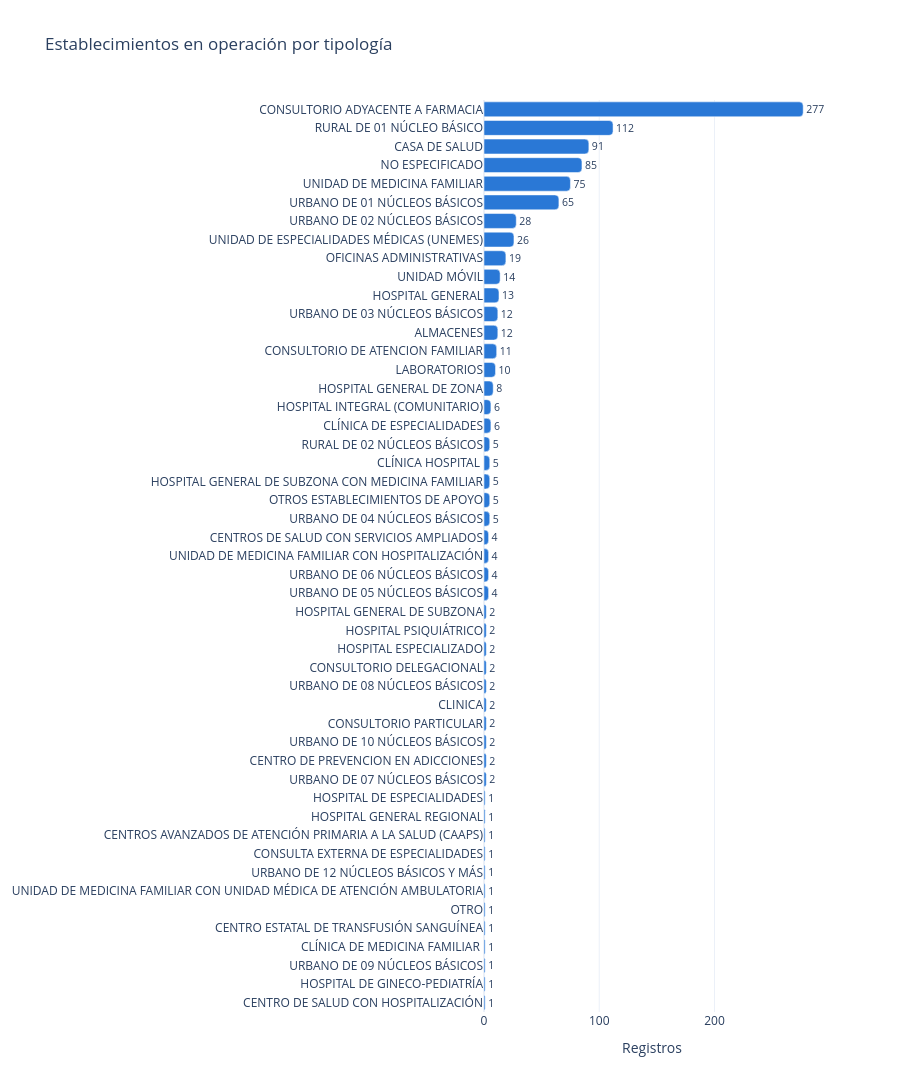

Write notebook code for a chart like this one.
### Markdown cell above
Frecuencia por tipología, con todas las categorías.

### Code cell
barras(conteo(op["NOMBRE DE TIPOLOGIA"]), "Establecimientos en operación por tipología")

### Figure 1 — Plotly figure (JSON) as saved in the notebook; plotly's stock layout.template omitted (floating-point values rounded to 4 significant figures)
{"data": [{"alignmentgroup": "True", "cliponaxis": false, "hovertemplate": "x=%{x}<br>y=%{y}<br>text=%{text}<extra></extra>", "legendgroup": "", "marker": {"color": "#2a78d6", "pattern": {"shape": ""}}, "name": "", "offsetgroup": "", "orientation": "h", "showlegend": false, "text": [1, 1, 1, 1, 1, 1, 1, 1, 1, 1, 1, 1, 2, 2, 2, 2, 2, 2, 2, 2, 2, 2, 4, 4, 4, 4, 5, 5, 5, 5, 5, 6, 6, 8, 10, 11, 12, 12, 13, 14, 19, 26, 28, 65, 75, 85, 91, 112, 277], "textposition": "outside", "type": "bar", "x": [1, 1, 1, 1, 1, 1, 1, 1, 1, 1, 1, 1, 2, 2, 2, 2, 2, 2, 2, 2, 2, 2, 4, 4, 4, 4, 5, 5, 5, 5, 5, 6, 6, 8, 10, 11, 12, 12, 13, 14, 19, 26, 28, 65, 75, 85, 91, 112, 277], "xaxis": "x", "y": ["CENTRO DE SALUD CON HOSPITALIZACIÓN", "HOSPITAL DE GINECO-PEDIATRÍA", "URBANO DE 09 NÚCLEOS BÁSICOS", "CLÍNICA DE MEDICINA FAMILIAR ", "CENTRO ESTATAL DE TRANSFUSIÓN SANGUÍNEA", "OTRO", "UNIDAD DE MEDICINA FAMILIAR CON UNIDAD MÉDICA DE ATENCIÓN AMBULATORIA", "URBANO DE 12 NÚCLEOS BÁSICOS Y MÁS", "CONSULTA EXTERNA DE ESPECIALIDADES", "CENTROS AVANZADOS DE ATENCIÓN PRIMARIA A LA SALUD (CAAPS)", "HOSPITAL GENERAL REGIONAL", "HOSPITAL DE ESPECIALIDADES", "URBANO DE 07 NÚCLEOS BÁSICOS", "CENTRO DE PREVENCION EN ADICCIONES", "URBANO DE 10 NÚCLEOS BÁSICOS", "CONSULTORIO PARTICULAR", "CLINICA", "URBANO DE 08 NÚCLEOS BÁSICOS", "CONSULTORIO DELEGACIONAL", "HOSPITAL ESPECIALIZADO", "HOSPITAL PSIQUIÁTRICO", "HOSPITAL GENERAL DE SUBZONA", "URBANO DE 05 NÚCLEOS BÁSICOS", "URBANO DE 06 NÚCLEOS BÁSICOS", "UNIDAD DE MEDICINA FAMILIAR CON HOSPITALIZACIÓN", "CENTROS DE SALUD CON SERVICIOS AMPLIADOS", "URBANO DE 04 NÚCLEOS BÁSICOS", "OTROS ESTABLECIMIENTOS DE APOYO", "HOSPITAL GENERAL DE SUBZONA CON MEDICINA FAMILIAR", "CLÍNICA HOSPITAL ", "RURAL DE 02 NÚCLEOS BÁSICOS", "CLÍNICA DE ESPECIALIDADES", "HOSPITAL INTEGRAL (COMUNITARIO)", "HOSPITAL GENERAL DE ZONA", "LABORATORIOS", "CONSULTORIO DE ATENCION FAMILIAR", "ALMACENES", "URBANO DE 03 NÚCLEOS BÁSICOS", "HOSPITAL GENERAL", "UNIDAD MÓVIL", "OFICINAS ADMINISTRATIVAS", "UNIDAD DE ESPECIALIDADES MÉDICAS (UNEMES)", "URBANO DE 02 NÚCLEOS BÁSICOS", "URBANO DE 01 NÚCLEOS BÁSICOS", "UNIDAD DE MEDICINA FAMILIAR", "NO ESPECIFICADO", "CASA DE SALUD", "RURAL DE 01 NÚCLEO BÁSICO", "CONSULTORIO ADYACENTE A FARMACIA"], "yaxis": "y"}], "layout": {"barcornerradius": 4, "barmode": "relative", "height": 1198, "legend": {"tracegroupgap": 0}, "title": {"text": "Establecimientos en operación por tipología"}, "xaxis": {"anchor": "y", "domain": [0, 1], "title": {"text": "Registros"}}, "yaxis": {"anchor": "x", "domain": [0, 1], "title": {}}}}
